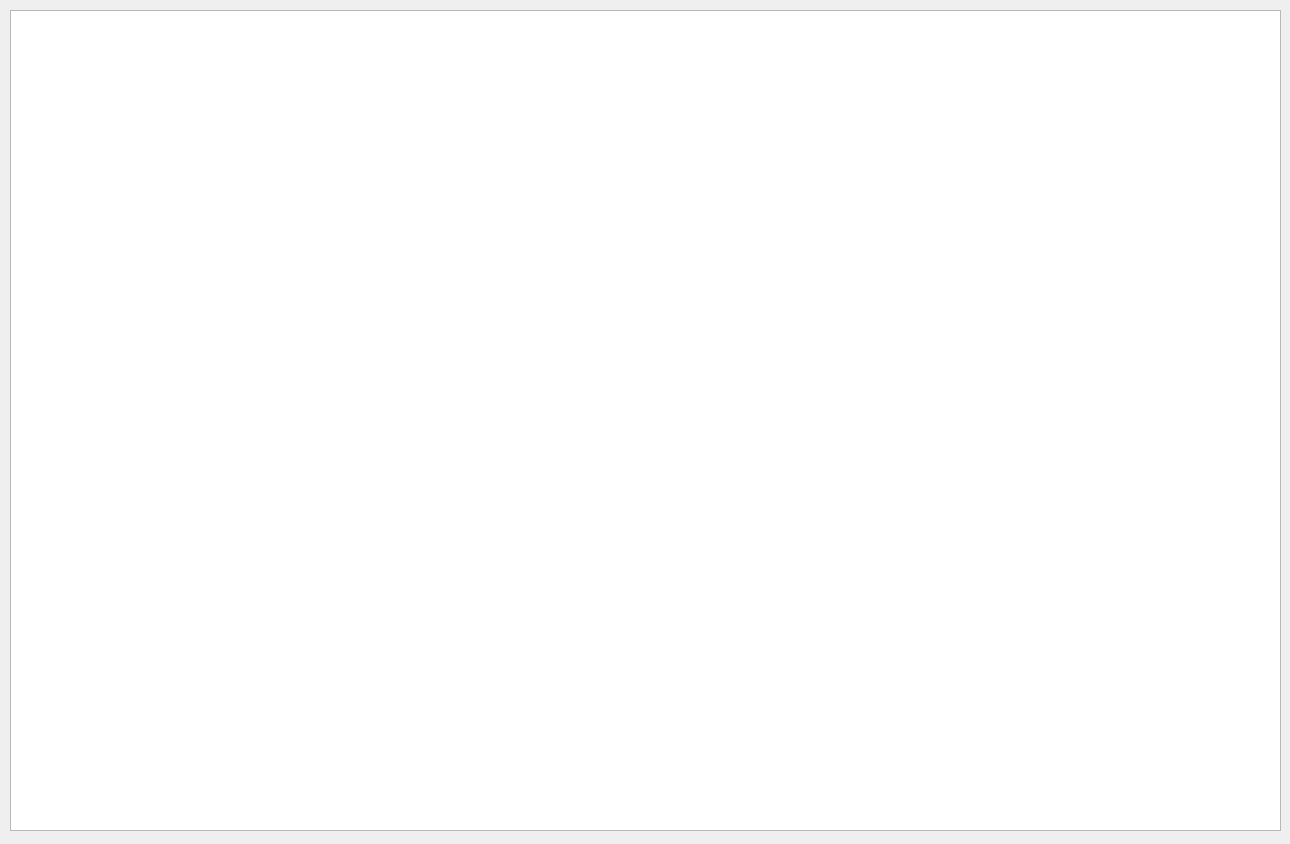
<?xml version="1.0" encoding="UTF-8"?>
<ui version="4.0">
 <class>subWindow</class>
 <widget class="QDialog" name="subWindow">
  <property name="geometry">
   <rect>
    <x>0</x>
    <y>0</y>
    <width>1290</width>
    <height>844</height>
   </rect>
  </property>
  <property name="sizePolicy">
   <sizepolicy hsizetype="Maximum" vsizetype="Maximum">
    <horstretch>0</horstretch>
    <verstretch>0</verstretch>
   </sizepolicy>
  </property>
  <property name="windowTitle">
   <string>URLs</string>
  </property>
  <property name="modal">
   <bool>true</bool>
  </property>
  <widget class="QTableWidget" name="tableWidget_urls">
   <property name="geometry">
    <rect>
     <x>10</x>
     <y>10</y>
     <width>1271</width>
     <height>821</height>
    </rect>
   </property>
   <property name="sizePolicy">
    <sizepolicy hsizetype="Maximum" vsizetype="Maximum">
     <horstretch>0</horstretch>
     <verstretch>0</verstretch>
    </sizepolicy>
   </property>
   <property name="font">
    <font>
     <family>Arial</family>
     <pointsize>7</pointsize>
    </font>
   </property>
   <property name="autoScrollMargin">
    <number>16</number>
   </property>
   <property name="sortingEnabled">
    <bool>true</bool>
   </property>
   <attribute name="horizontalHeaderStretchLastSection">
    <bool>true</bool>
   </attribute>
  </widget>
 </widget>
 <resources/>
 <connections/>
</ui>
